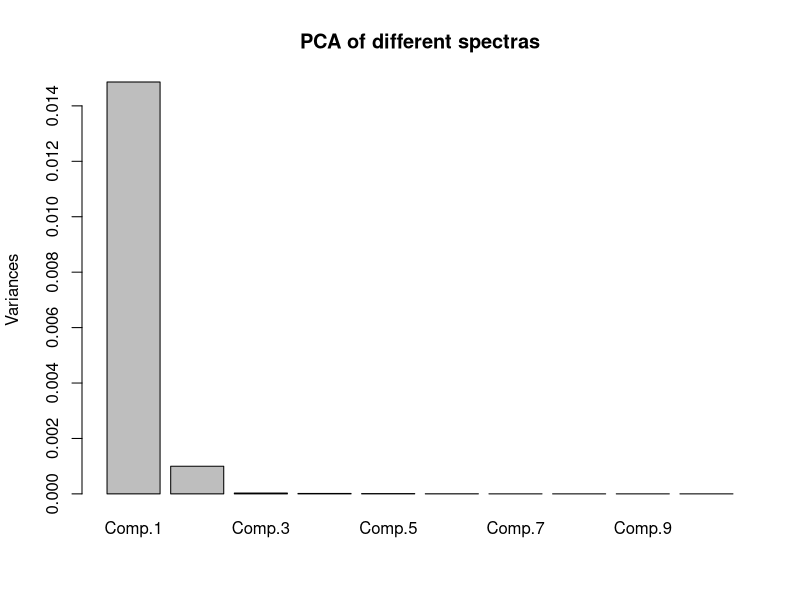
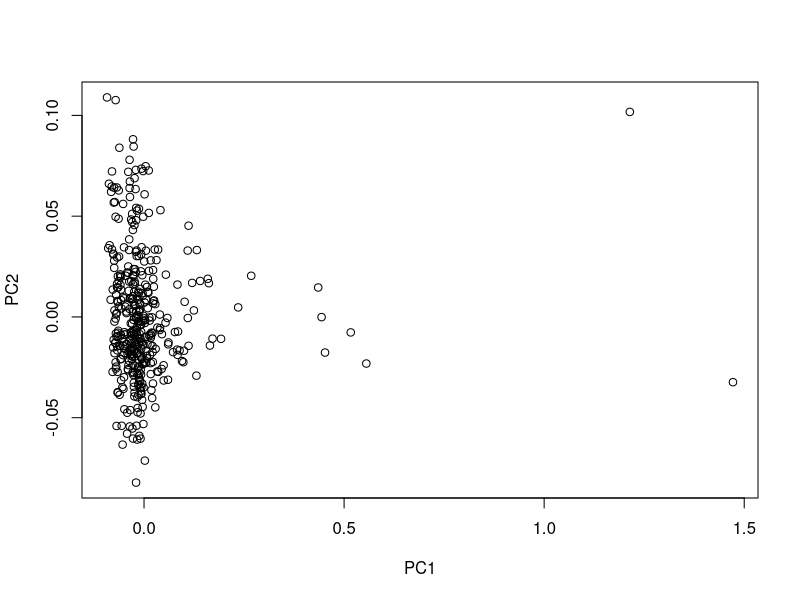
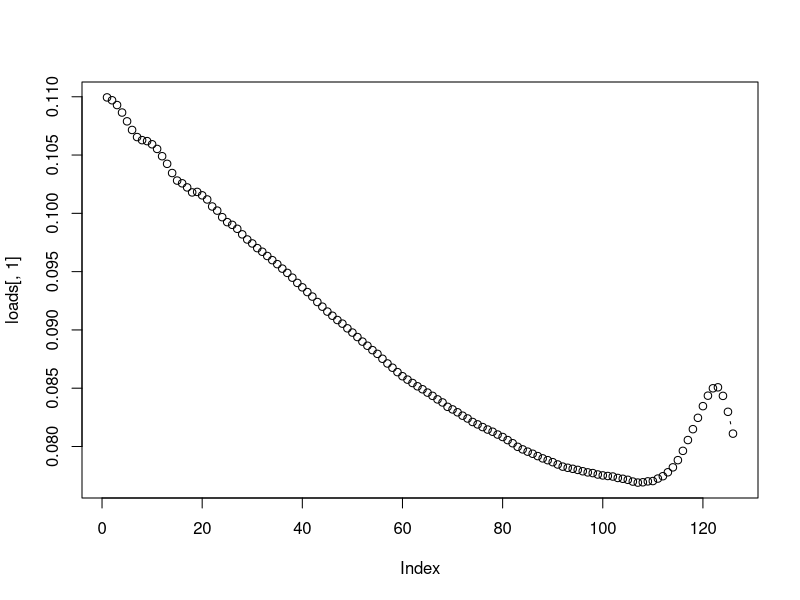
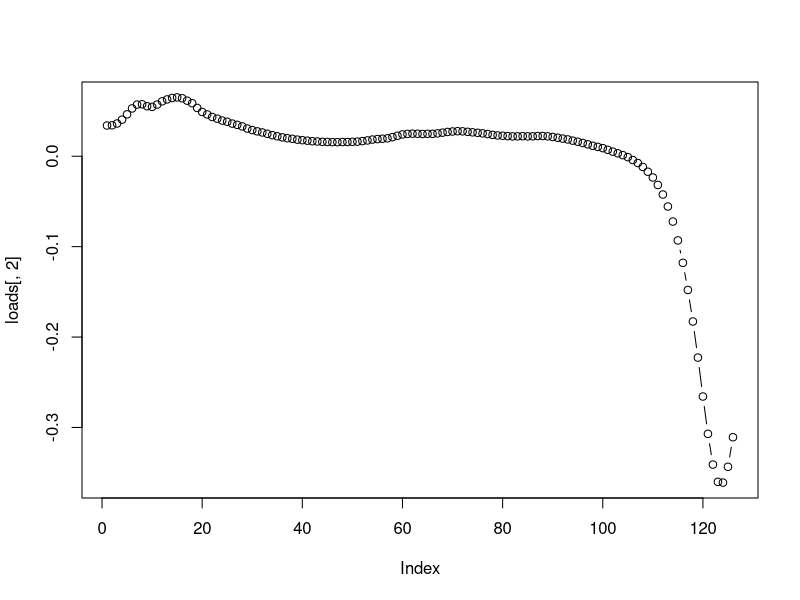
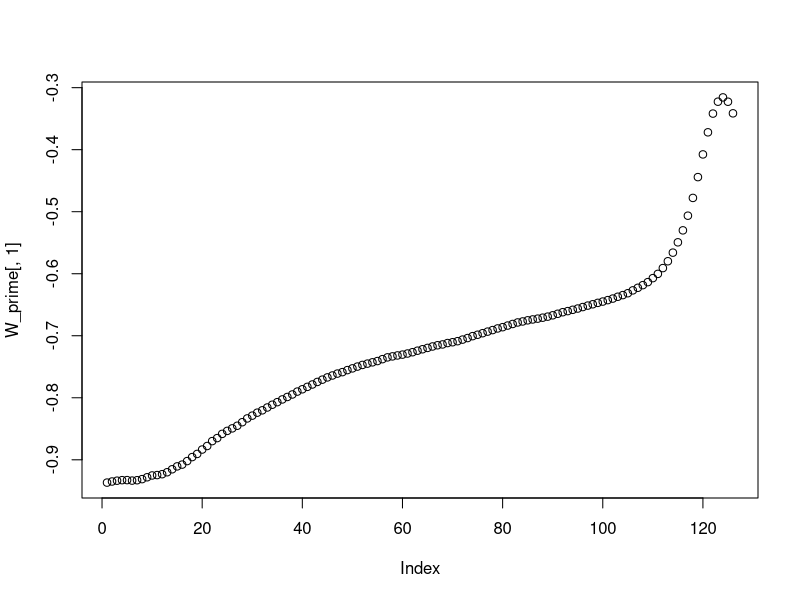
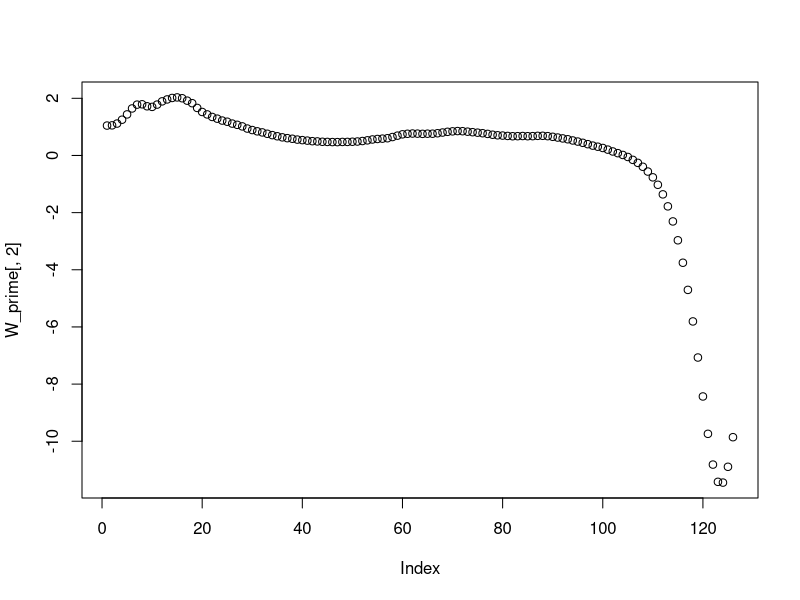
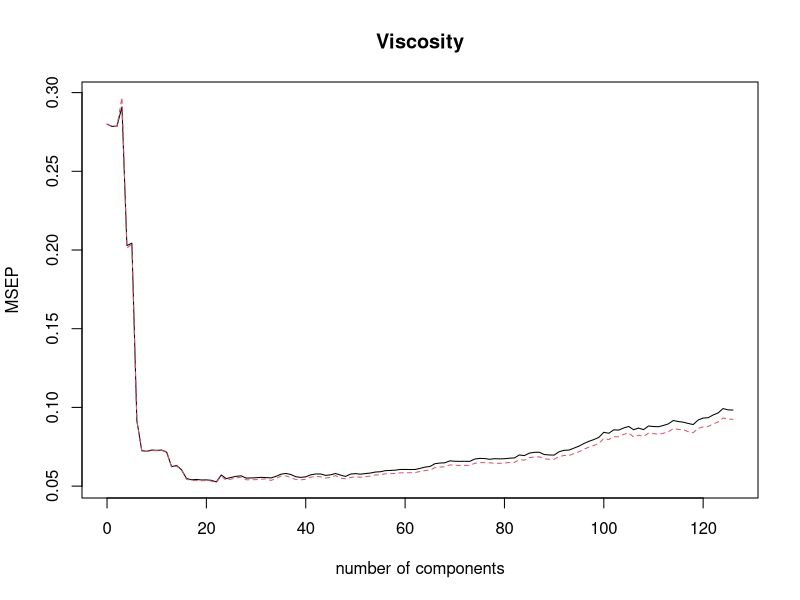
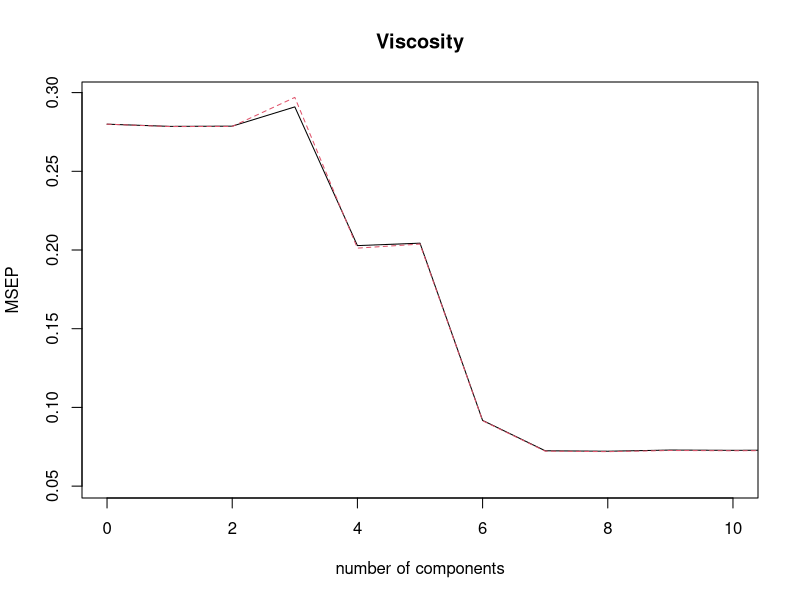

The R script that drew these images, in order:
library(fastICA)
library(pls)

set.seed(12345)
data = read.csv("NIRSpectra.csv", header = TRUE, 
                sep = ";", dec = ",", fill = TRUE)
# ************************ TODO:
# Should we remove the 'Viscosity' column when doing PCA etc??
# ************************
features = princomp(data[, -ncol(data)])
summary(features)
# First 3 components:
# Proportion of Variance: 0.9463514 0.05008087 0.003372371
# Proportion of variance in PC1 + PC2 = 0.9333233 + 0.06263367 = 0.9959569699999999 > 0.99
# -- we choose PC1 and PC2.

plot(features, main="PCA of different spectras")

# plot of PC1 vs PC2
x_lim = c(min(features$scores[ ,1]), max(features$scores[ ,1]))
y_lim = c(min(features$scores[ ,2]), max(features$scores[ ,2]))
plot(features$scores[ ,1], features$scores[ ,2], xlab="PC1", ylab="PC2", xlim=x_lim, ylim=y_lim)

# for comparison, if we look at ex. PC1 vs PC5:
# plot(features$scores[ ,1], features$scores[ ,16], xlab="PC1", ylab="PC2", xlim=x_lim, ylim=y_lim)
# .. all the variance is explained by PC1

loads = loadings(features)
plot(loads[, 1], type="b")
plot(loads[, 2], type="b")
# ************************ TODO:
# Is there any principle component that is explained by mainly a few original features?
# ************************

res = fastICA(data[ ,-ncol(data)], 2, fun = "logcosh", alpha = 1.0,
                   row.norm = FALSE, maxit = 200, tol = 0.0001, verbose = TRUE)

# K = pre-whitening matrix that projects data onto the first n.comp principal components.
# W = estimated un-mixing matrix
# ************************ TODO:
# What is W_prime??
# ************************
W_prime = res$K %*% res$W

plot(W_prime[, 1])
plot(W_prime[, 2])

# ************************ TODO:
# Make a plot of the scores of the first two latent features and compare
# it with the score plot from step 1
# ***********************

pcr.fit = pcr(formula = Viscosity ~ ., 
              data = data,
              validation = "CV")
validationplot(pcr.fit, val.type = "MSEP")
# it seems after choosing more than 6 components, the MSEP doesn't go down much
validationplot(pcr.fit, val.type = "MSEP", xlim=c(0,10))
# TODO: Correct to say # components to select = 6??
